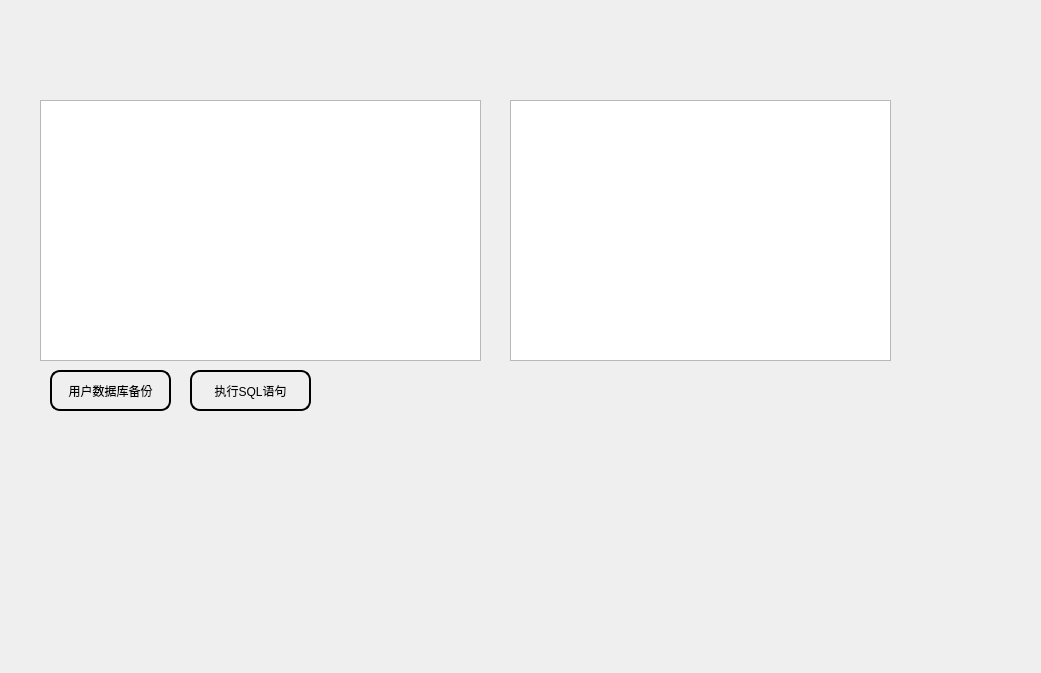
<?xml version="1.0" encoding="UTF-8"?>
<ui version="4.0">
 <class>Widget</class>
 <widget class="QWidget" name="Widget">
  <property name="geometry">
   <rect>
    <x>0</x>
    <y>0</y>
    <width>1041</width>
    <height>673</height>
   </rect>
  </property>
  <property name="windowTitle">
   <string>Widget</string>
  </property>
  <widget class="QTextBrowser" name="textBrowser">
   <property name="geometry">
    <rect>
     <x>510</x>
     <y>100</y>
     <width>381</width>
     <height>261</height>
    </rect>
   </property>
  </widget>
  <widget class="QPushButton" name="Execute">
   <property name="geometry">
    <rect>
     <x>190</x>
     <y>370</y>
     <width>121</width>
     <height>41</height>
    </rect>
   </property>
   <property name="styleSheet">
    <string notr="true">QPushButton {
border-radius:10px;
border:2px solid #000000;
}

QPushButton:hover {
    background-color: #ecf5ff;
    color: #409eff;
}</string>
   </property>
   <property name="text">
    <string>执行SQL语句</string>
   </property>
  </widget>
  <widget class="QTextEdit" name="Qstatements">
   <property name="geometry">
    <rect>
     <x>40</x>
     <y>100</y>
     <width>441</width>
     <height>261</height>
    </rect>
   </property>
   <property name="styleSheet">
    <string notr="true"/>
   </property>
  </widget>
  <widget class="QPushButton" name="pushButton">
   <property name="geometry">
    <rect>
     <x>50</x>
     <y>370</y>
     <width>121</width>
     <height>41</height>
    </rect>
   </property>
   <property name="styleSheet">
    <string notr="true">QPushButton {
border-radius:10px;
border:2px solid #000000;
}

QPushButton:hover {
    background-color: #ecf5ff;
    color: #409eff;
}</string>
   </property>
   <property name="text">
    <string>用户数据库备份</string>
   </property>
  </widget>
 </widget>
 <resources/>
 <connections/>
</ui>
